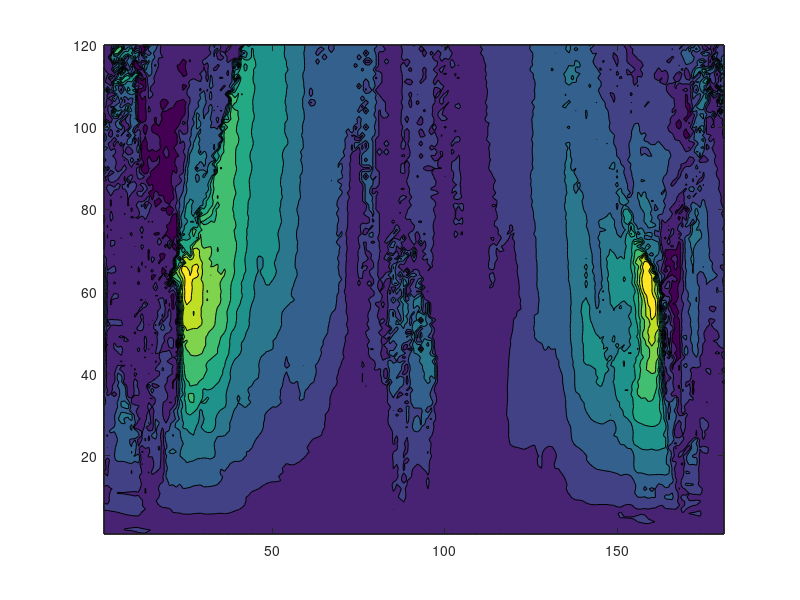
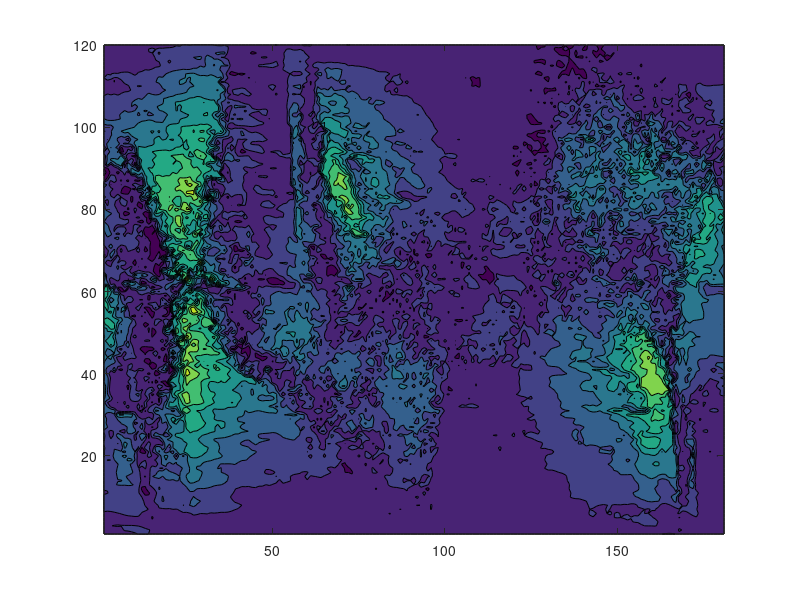

MATLAB code for these plots, in order:
clc; clear;
%%
% load Slit_c.mat
% load Serp_c.mat
load Side_c.mat
% load Roll_c.mat
c_acc = head_acc_wo_g;
c_dist = U_map(:,:,1);
c_rot = sqrt(Rot_vec(:,:,1).^2 + Rot_vec(:,:,2).^2 + Rot_vec(:,:,3).^2);
c_tf = Tf_orientation;

if Motion_lambda(7) > 38
    c_side = true;
else
    c_side = false;
end

clear Curve Gamma head_acc head_acc_wo_g Motion_lambda Rot_vec Tf_orientation U_map

% load Slit_0.5.mat
% load Serp_0.9.mat
load Side_0.9.mat
% load Roll_0.9.mat
m_acc = head_acc_wo_g;
m_dist = U_map(:,:,1);
m_rot = sqrt(Rot_vec(:,:,1).^2 + Rot_vec(:,:,2).^2 + Rot_vec(:,:,3).^2);
m_tf = Tf_orientation;

if Motion_lambda(7) > 38
    m_side = true;
else
    m_side = false;
end

clear Curve Gamma head_acc head_acc_wo_g Motion_lambda Rot_vec Tf_orientation U_map

%% acc U map

figure;

if c_side
    c_forward_dist = abs(sin(c_tf) .* c_dist);
    c_forward_acc = c_acc(:,:,2);
else
    c_forward_dist = cos(c_tf) .* c_dist;
    c_forward_acc = c_acc(:,:,1);
end

c_data = 1.0 * c_forward_acc + 1.5 * c_forward_dist - 0.2 * c_rot;

c_data = transpose(c_data);

contourf(c_data);

%%
figure;

if m_side
    m_forward_dist = abs(sin(m_tf) .* m_dist);
    m_forward_acc = m_acc(:,:,2);
else
    m_forward_dist = cos(m_tf) .* m_dist;
    m_forward_acc = m_acc(:,:,1);
end

m_data = 1.0 * m_forward_acc + 1.5 * m_forward_dist - 0.2 * m_rot;

m_data = transpose(m_data);

contourf(m_data);

%% 상관계수
% U 값의 상관계수
fprintf("%s","U 상관계수")
norm_U_mat = normalize(m_data);
norm_U_curve = normalize(c_data);

corr2(norm_U_mat, norm_U_curve)







